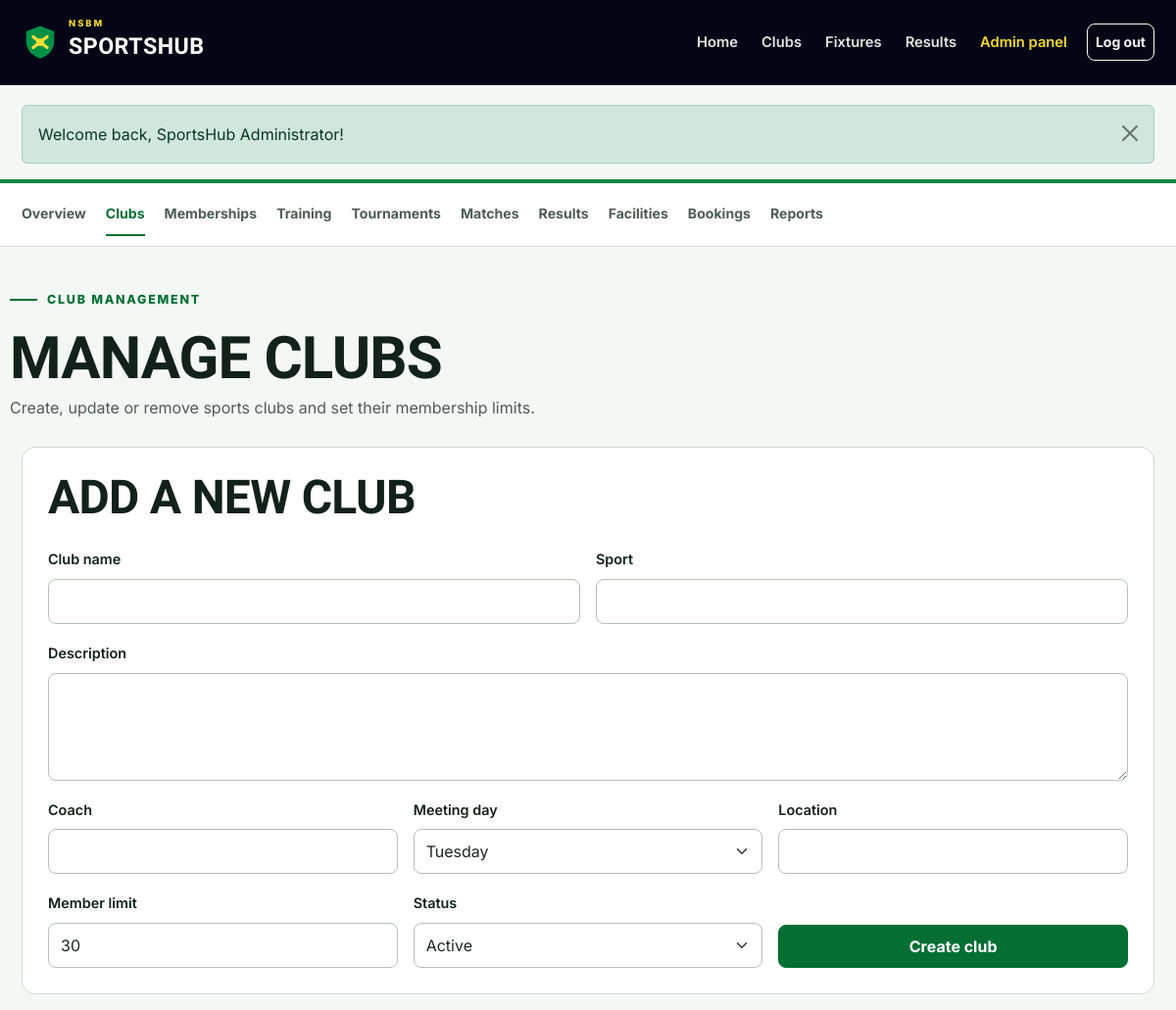
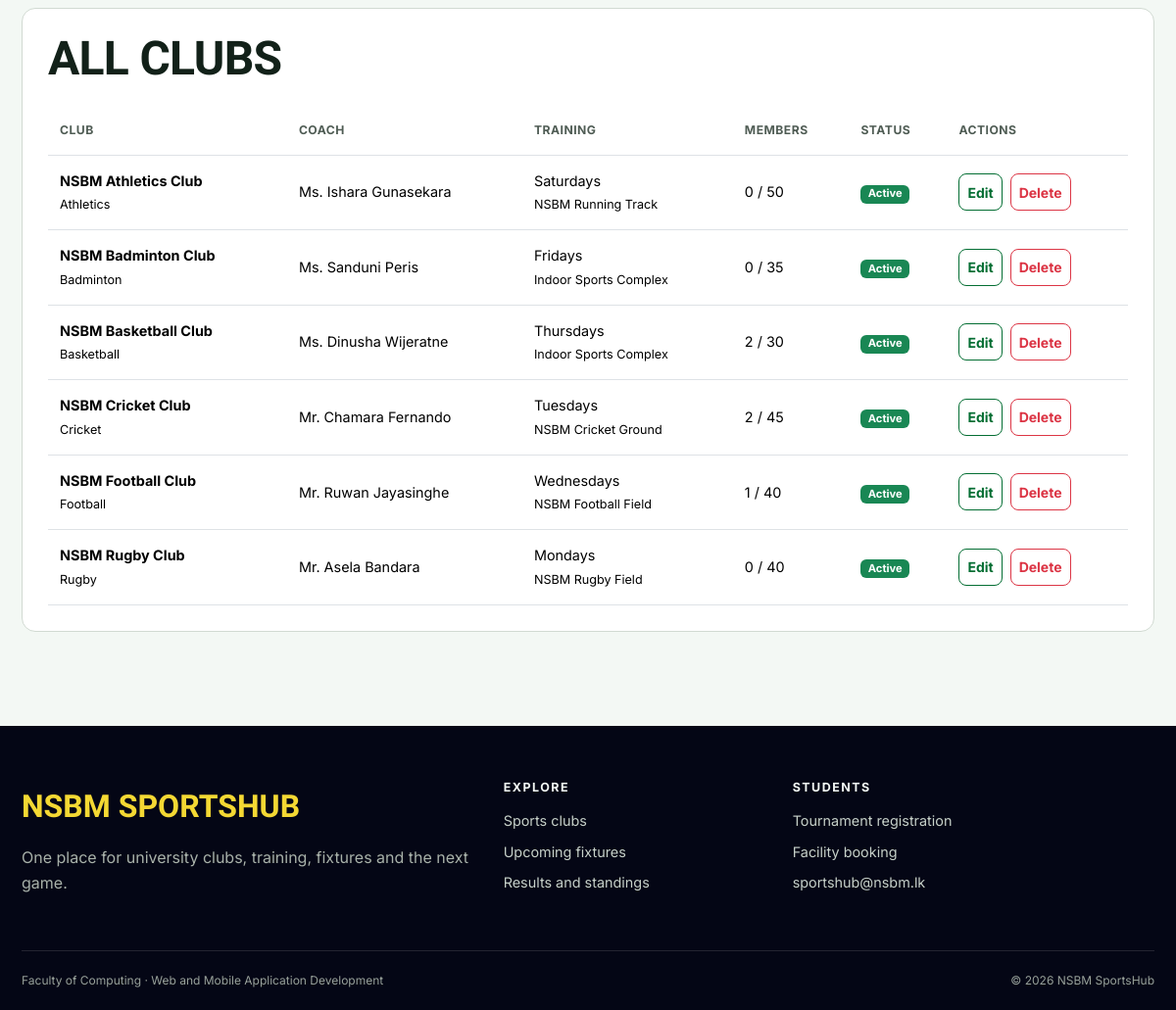
The page /admin/clubs.php (signed in) on the database its author committed (2 pictures, top to bottom).
### tables this page shows
CREATE TABLE clubs (
    id INT UNSIGNED AUTO_INCREMENT PRIMARY KEY,
    name VARCHAR(100) NOT NULL UNIQUE,
    sport VARCHAR(80) NOT NULL,
    description TEXT NOT NULL,
    coach_name VARCHAR(100) NOT NULL,
    meeting_day VARCHAR(20) NOT NULL,
    location VARCHAR(120) NOT NULL,
    max_members SMALLINT UNSIGNED NOT NULL DEFAULT 30,
    status ENUM('active', 'inactive') NOT NULL DEFAULT 'active',
    created_at TIMESTAMP DEFAULT CURRENT_TIMESTAMP
);

### admin/clubs.php (the view, shortened to what this page needs)
<?php
$errors = [];
$values = ['id' => '', 'name' => '', 'sport' => '', 'description' => '', 'coach_name' => '', 'meeting_day' => 'Tuesday', 'location' => '', 'max_members' => '30', 'status' => 'active'];
$days = ['Monday', 'Tuesday', 'Wednesday', 'Thursday', 'Friday', 'Saturday', 'Sunday'];
$clubs = fetch_all("SELECT c.*, (SELECT COUNT(*) FROM memberships m WHERE m.club_id=c.id AND m.status='approved') AS member_count
    FROM clubs c
    ORDER BY c.name");
include __DIR__ . '/../includes/header.php';
include __DIR__ . '/../includes/admin_nav.php';
?>
<div class="container dashboard-head"><span class="section-kicker">Club management</span>
    <h1><?= $values['id'] ? 'Edit club' : 'Manage clubs' ?></h1>
    <p>Create, update or remove sports clubs and set their membership limits.</p>
</div>
<div class="container dashboard-content">
    <section class="content-panel">
        <div class="page-title-row">
            <h2><?= $values['id'] ? 'Edit ' . $values['name'] : 'Add a new club' ?></h2>
        </div><?php if ($errors): ?>
            <div class="alert alert-danger">
                <ul class="mb-0"><?php foreach ($errors as $error): ?>
                        <li><?= e($error) ?></li><?php endforeach; ?>
                </ul>
        </div><?php endif; ?>
        <form method="post" class="needs-validation" novalidate>
            <div class="row g-3">
                <div class="col-md-6">
                    <label class="form-label" for="name">Club name</label>
                    <input class="form-control" id="name" name="name" value="<?= e($values['name']) ?>" required>
                </div>
                <div class="col-md-6">
                    <label class="form-label" for="sport">Sport</label>
                    <input class="form-control" id="sport" name="sport" value="<?= e($values['sport']) ?>" required>
                </div>
                <div class="col-12">
                    <label class="form-label" for="description">Description</label>
                    <textarea class="form-control" id="description" name="description" minlength="10" required><?= e($values['description']) ?></textarea>
                </div>
                <div class="col-md-4">
                    <label class="form-label" for="coach_name">Coach</label>
                    <input class="form-control" id="coach_name" name="coach_name" value="<?= e($values['coach_name']) ?>" required>
                </div>
                <div class="col-md-4">
                    <label class="form-label" for="meeting_day">Meeting day</label>
                    <select class="form-select" id="meeting_day" name="meeting_day">
                        <?php foreach ($days as $day): ?>
                        <option <?= $values['meeting_day'] === $day ? 'selected' : '' ?>><?= $day ?></option><?php endforeach; ?>
                    </select>
                </div>
                <div class="col-md-4">
                    <label class="form-label" for="location">Location</label>
                    <input class="form-control" id="location" name="location" value="<?= e($values['location']) ?>" required>
                </div>
                <div class="col-md-4">
                    <label class="form-label" for="max_members">Member limit</label>
                    <input class="form-control" type="number" id="max_members" name="max_members" min="1" max="500" value="<?= e($values['max_members']) ?>" required>
                </div>
                <div class="col-md-4">
                    <label class="form-label" for="status">Status</label>
                    <select class="form-select" id="status" name="status">
                        <option value="active" <?= $values['status'] === 'active' ? 'selected' : '' ?>>Active</option>
                    </select>
                </div>
                <div class="col-md-4 d-flex align-items-end">
                    <button class="btn btn-sport w-100" type="submit"><?= $values['id'] ? 'Save changes' : 'Create club' ?></button>
                </div>
            </div>
        </form>
    </section>
    <section class="content-panel">
        <h2 class="mb-4">All clubs</h2>
        <div class="table-responsive">
            <table class="table">
                <thead>
                    <tr>
                        <th>Club</th>
                        <th>Coach</th>
                        <th>Training</th>
                        <th>Members</th>
                        <th>Status</th>
                        <th>Actions</th>
                    </tr>
                </thead>
                <tbody>
                    <?php foreach ($clubs as $club): ?>
                        <tr>
                            <td><strong><?= e($club['name']) ?></strong><br><small><?= e($club['sport']) ?></small></td>
                            <td><?= e($club['coach_name']) ?></td>
                            <td><?= e($club['meeting_day']) ?>s<br><small><?= e($club['location']) ?></small></td>
                            <td><?= $club['member_count'] ?> / <?= $club['max_members'] ?></td>
                            <td><?= status_badge($club['status']) ?></td>
                            <td>
                                <div class="table-actions"><a class="btn btn-sm btn-outline-sport" href="<?= e(url('admin/clubs.php?edit=' . $club['id'])) ?>">Edit</a>
                                    <form method="post">
                                        <button class="btn btn-sm btn-outline-danger" type="submit" data-confirm="Delete this club? Related memberships and training sessions will also be deleted.">Delete</button>
                                    </form>
                                </div>
                            </td>
                    </tr><?php endforeach; ?>
                </tbody>
            </table>
        </div>
    </section>
</div>
<?php include __DIR__ . '/../includes/footer.php'; ?>

### includes/functions.php (shortened to what this page needs)
<?php
function e($value)
{
    return htmlspecialchars($value ?? '', ENT_QUOTES);
}
function url($path = '')
{
    return BASE_PATH . '/' . ltrim($path, '/');
}
function run_query($sql, $params = [])
{
    global $connection;
    $statement = mysqli_prepare($connection, $sql);
    if (count($params) > 0) {
        $types = str_repeat('s', count($params));
        mysqli_stmt_bind_param($statement, $types, ...$params);
    }
    if (!mysqli_stmt_execute($statement)) {
        die('SQL error: ' . mysqli_stmt_error($statement));
    }
    return $statement;
}
function fetch_all($sql, $params = [])
{
    $statement = run_query($sql, $params);
    $result = mysqli_stmt_get_result($statement);
    return mysqli_fetch_all($result, MYSQLI_ASSOC);
}
function status_badge($status)
{
    $classes = [
        'approved' => 'success',
        'active' => 'success',
        'completed' => 'success',
        'registered' => 'success',
        'ongoing' => 'info',
        'scheduled' => 'info',
        'pending' => 'warning',
        'upcoming' => 'warning',
        'rejected' => 'danger',
        'cancelled' => 'danger',
        'maintenance' => 'danger',
        'inactive' => 'secondary',
        'withdrawn' => 'secondary',
    ];
    $class = $classes[$status] ?? 'secondary';
    return '<span class="badge text-bg-' . $class . '">' . e(ucfirst($status)) . '</span>';
}

### assets/css/style.css (style rules this page uses)
:root { --navy-950: #040615; --navy-900: #0d1023; --navy-800: #191d34; --green-600: #0a8842; --green-700: #046e33; --green-800: #055728; --yellow-400: #f4d833; --paper-50: #f3f8f4; --paper-100: #e7efe9; --ink-900: #122119; --ink-600: #4f5c54; --page-bg: var(--paper-50); --page-text: var(--ink-900); --muted-text: var(--ink-600); --brand: var(--green-700); --brand-hover: var(--green-800); --highlight: var(--yellow-400); --dark-surface: var(--navy-950); --line: #d1dad2; --radius-sm: 8px; --radius-md: 14px; --radius-lg: 22px; --shadow: 0 12px 32px rgba(11, 26, 18, 0.08); }
* { box-sizing: border-box; }
html { scroll-behavior: smooth; }
body { min-height: 100dvh; margin: 0; background: var(--page-bg); color: var(--page-text); font-family: "Inter", sans-serif; font-size: 16px; line-height: 1.65; }
a { color: var(--brand); text-underline-offset: 3px; }
button, a, input, select, textarea { transition: color 180ms ease-out, background-color 180ms ease-out, border-color 180ms ease-out, transform 180ms ease-out; }
h1, h2, h3, h4, .display-font { font-family: "Barlow Condensed", sans-serif; font-weight: 700; line-height: 1.05; letter-spacing: -0.015em; }
h1 { font-size: clamp(2.5rem, 6vw, 4.8rem); }
h2 { font-size: clamp(2rem, 4vw, 3rem); }
p { max-width: 72ch; }
.container { max-width: 1180px; }
.btn { min-height: 44px; display: inline-flex; align-items: center; justify-content: center; gap: 8px; font-weight: 700; border-radius: var(--radius-sm); }
.btn-sm { min-height: 38px; }
.btn-sport { background: var(--brand); border-color: var(--brand); color: #fff; }
.btn-outline-sport { color: var(--brand); border-color: var(--brand); }
.hero-kicker, .section-kicker { display: inline-flex; align-items: center; gap: 10px; margin-bottom: 18px; color: var(--brand); font-size: 0.78rem; font-weight: 800; letter-spacing: 0.14em; text-transform: uppercase; }
.hero-kicker::before, .section-kicker::before { content: ""; width: 28px; height: 2px; background: currentColor; }
.page-title-row { display: flex; flex-wrap: wrap; justify-content: space-between; align-items: center; gap: 16px; margin-bottom: 24px; }
.page-title-row h1, .page-title-row h2 { margin: 0; }
.content-panel { padding: 26px; margin-bottom: 24px; background: #fff; border: 1px solid var(--line); border-radius: var(--radius-md); }
.content-panel h2, .content-panel h3 { text-transform: uppercase; }
.form-control, .form-select { min-height: 46px; border-radius: var(--radius-sm); border-color: #b5c2b7; }
.form-label { font-weight: 600; font-size: 0.9rem; }
textarea.form-control { min-height: 110px; }
.dashboard-head { padding: 36px 0 26px; }
.dashboard-head h1 { margin: 0; font-size: clamp(2.5rem, 5vw, 3.8rem); text-transform: uppercase; }
.dashboard-head p { margin: 6px 0 0; color: var(--muted-text); }
.dashboard-content { padding-bottom: 72px; }
.table { margin-bottom: 0; vertical-align: middle; }
.table > :not(caption) > * > * { padding: 14px 12px; }
.table thead th { color: var(--muted-text); font-size: 0.76rem; letter-spacing: 0.04em; text-transform: uppercase; white-space: nowrap; }
.table tbody td { font-size: 0.9rem; }
.table-actions { display: flex; flex-wrap: wrap; gap: 8px; }
.table-actions form { margin: 0; }
.badge { font-size: 0.7rem; }

### rows shown on the page
clubs: meeting_day "Tuesday", status "Active", name "NSBM Cricket Club", sport "Cricket", coach_name "Mr. Chamara Fernando", location "NSBM Cricket Ground", member_count "2", max_members "45"
clubs: name "NSBM Athletics Club", sport "Athletics", coach_name "Ms. Ishara Gunasekara", meeting_day "Saturday", location "NSBM Running Track", member_count "0", max_members "50", status "Active"
clubs: name "NSBM Badminton Club", sport "Badminton", coach_name "Ms. Sanduni Peris", meeting_day "Friday", location "Indoor Sports Complex", member_count "0", max_members "35", status "Active"
clubs: name "NSBM Basketball Club", sport "Basketball", coach_name "Ms. Dinusha Wijeratne", meeting_day "Thursday", location "Indoor Sports Complex", member_count "2", max_members "30", status "Active"
clubs: name "NSBM Football Club", sport "Football", coach_name "Mr. Ruwan Jayasinghe", meeting_day "Wednesday", location "NSBM Football Field", member_count "1", max_members "40", status "Active"
clubs: name "NSBM Rugby Club", sport "Rugby", coach_name "Mr. Asela Bandara", meeting_day "Monday", location "NSBM Rugby Field", member_count "0", max_members "40", status "Active"

### other values the page prints
$message['message'] "Welcome back, SportsHub Administrator!"
